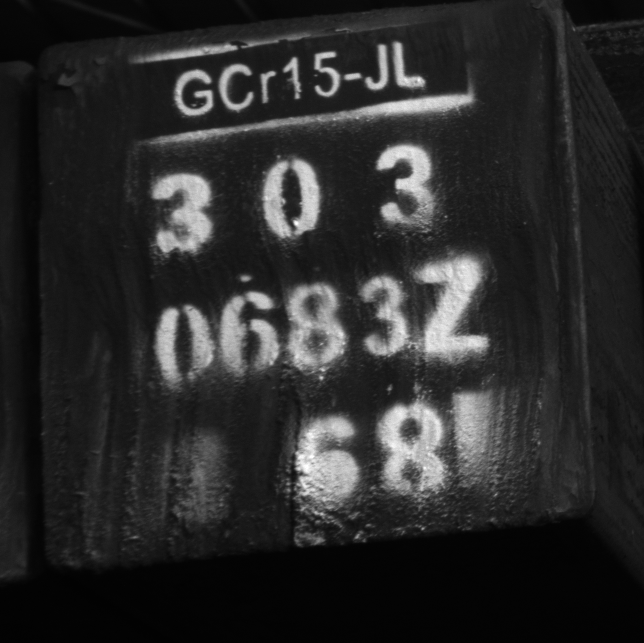
#> input picture ocr/image/BoldSingle/3030683Z.png, 644 x 643 px
$ python typeface_recognize.py
#> lines starting #> are read from the running program, lines starting #| are printed output that depends on the picture; after the words box and inside, x2 and y2 are one past the last pixel; in counts of white or black regions, pixels touching at a corner belong together
# 字体粗细识别
import cv2
import numpy as np

img = cv2.imread("./image/BoldSingle/3030683Z.png")
#> img is the input picture: shape (643, 644, 3); min 1, max 255, mean 42.9
img=cv2.cvtColor(img,cv2.COLOR_BGR2GRAY)
#> img: shape (643, 644)
#> slider 'reszieThreshold' is set to 85
cv2.imshow('img',img)
cv2.namedWindow('binary',cv2.WINDOW_NORMAL)
def callBack(x):
#> called with x = 85
    global img
    global binary
    binary=img
    # kernel=cv2.getStructuringElement(cv2.MORPH_RECT,(x,x))
    # binary=cv2.morphologyEx(binary,cv2.MORPH_CLOSE,kernel)
    # binary=cv2.morphologyEx(binary,cv2.MORPH_OPEN,kernel)
    src,binary=cv2.threshold(img,x,255,cv2.THRESH_OTSU)
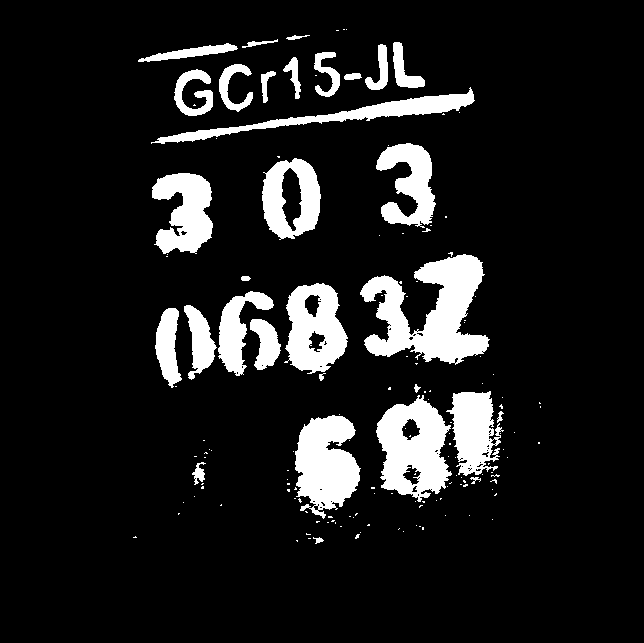
#> binary: shape (643, 644); 11.5% white; 152 white regions (121 under 20 px), largest, box (x1, y1, x2, y2) and area: (360, 254, 490, 365) 7464, (376, 395, 452, 502) 5097, (295, 415, 361, 519) 4648
#> src = 93
    cv2.imshow('binary',binary)

cv2.namedWindow('binary')
cv2.createTrackbar('reszieThreshold','binary',0,255,callBack)
cv2.waitKey()
cmd=input()
if cmd=='save':
    cv2.imwrite('unFloodAfterBinary.jpg',binary)
    print('save susessful!')
